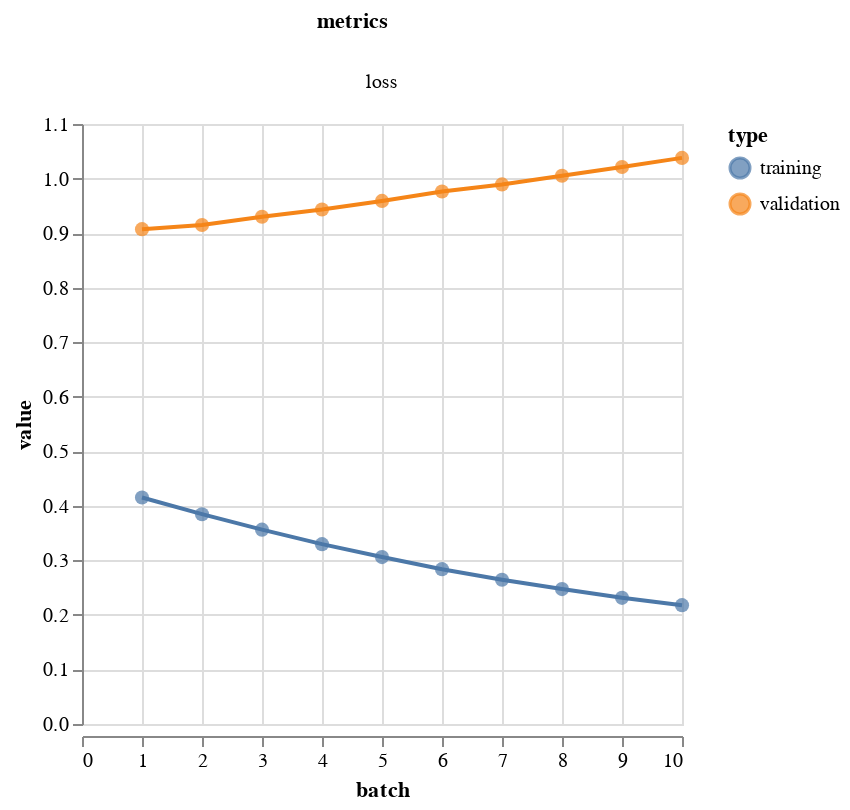

Notebook cell for this chart:
### Code cell
metrics(output.history)

### Figure 1 — Vega-Lite specification as saved in the notebook (floating-point values rounded to 4 significant figures)
{"config": {"view": {"continuousWidth": 400, "continuousHeight": 300}}, "data": {"name": "data-361cb31edb97cd607647565843e86437"}, "facet": {"column": {"type": "nominal", "field": "metrics"}}, "spec": {"layer": [{"mark": {"type": "circle", "size": 50}, "encoding": {"color": {"type": "nominal", "field": "type"}, "tooltip": [{"type": "quantitative", "field": "batch"}, {"type": "quantitative", "field": "value"}], "x": {"type": "quantitative", "field": "batch"}, "y": {"type": "quantitative", "field": "value"}}, "height": 300, "width": 300}, {"mark": "line", "encoding": {"color": {"type": "nominal", "field": "type"}, "x": {"type": "quantitative", "field": "batch"}, "y": {"type": "quantitative", "field": "value"}}, "height": 300, "width": 300}]}, "resolve": {"scale": {"y": "independent"}}, "$schema": "https://vega.github.io/schema/vega-lite/v4.8.1.json", "datasets": {"data-361cb31edb97cd607647565843e86437": [{"batch": 1, "value": 0.4153, "type": "training", "metrics": "loss"}, {"batch": 2, "value": 0.3846, "type": "training", "metrics": "loss"}, {"batch": 3, "value": 0.3562, "type": "training", "metrics": "loss"}, {"batch": 4, "value": 0.3297, "type": "training", "metrics": "loss"}, {"batch": 5, "value": 0.306, "type": "training", "metrics": "loss"}, {"batch": 6, "value": 0.2839, "type": "training", "metrics": "loss"}, {"batch": 7, "value": 0.2645, "type": "training", "metrics": "loss"}, {"batch": 8, "value": 0.2474, "type": "training", "metrics": "loss"}, {"batch": 9, "value": 0.2313, "type": "training", "metrics": "loss"}, {"batch": 10, "value": 0.2178, "type": "training", "metrics": "loss"}, {"batch": 1, "value": 0.9072, "type": "validation", "metrics": "loss"}, {"batch": 2, "value": 0.9149, "type": "validation", "metrics": "loss"}, {"batch": 3, "value": 0.93, "type": "validation", "metrics": "loss"}, {"batch": 4, "value": 0.9432, "type": "validation", "metrics": "loss"}, {"batch": 5, "value": 0.9589, "type": "validation", "metrics": "loss"}, {"batch": 6, "value": 0.9762, "type": "validation", "metrics": "loss"}, {"batch": 7, "value": 0.9892, "type": "validation", "metrics": "loss"}, {"batch": 8, "value": 1.005, "type": "validation", "metrics": "loss"}, {"batch": 9, "value": 1.021, "type": "validation", "metrics": "loss"}, {"batch": 10, "value": 1.038, "type": "validation", "metrics": "loss"}]}}
